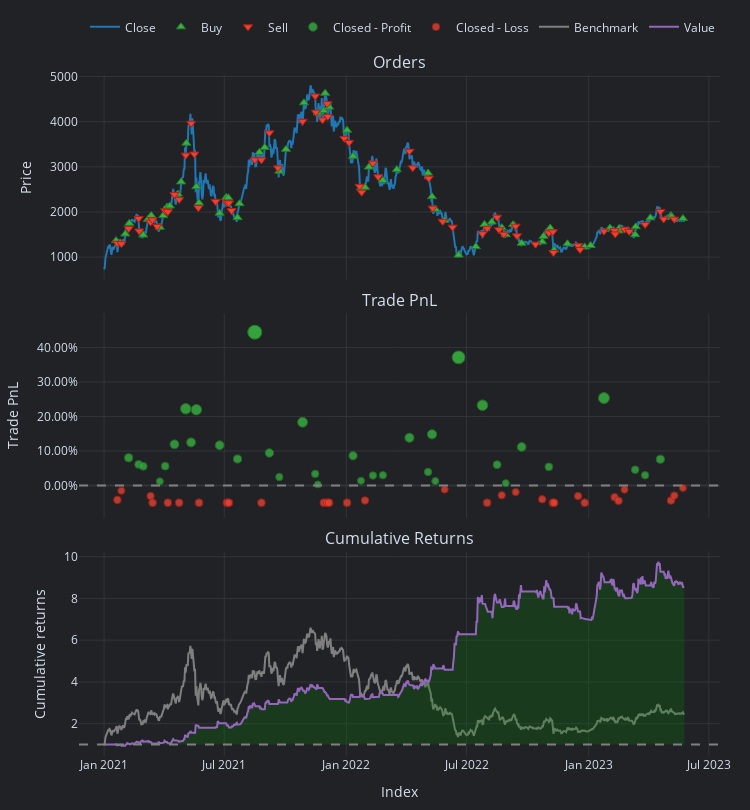

The cell this chart's notebook holds for it:
### Code cell
pf = vbt.Portfolio.from_signals(
    eth['Close'],
    entries = entries,
    exits = exits,
    short_entries = short_entries,
    short_exits = short_exits,
    freq = '1D',
    # tp_stop=0.1,
    # tsl_th = 0.10,
    tsl_stop=0.05,
    # sl_stop=0.10,

)
pf.stats()
pf.plot().show()

### Figure 1 — Plotly figure (JSON) as saved in the notebook; plotly's stock layout.template omitted (floating-point values rounded to 4 significant figures; data arrays with more than 128 entries replaced by an {"elided": "..."} marker saying what was removed)
{"data": [{"legendgroup": "0", "line": {"color": "#1f77b4"}, "mode": "lines", "name": "Close", "showlegend": true, "type": "scatter", "uid": "aabf3a0b-8e22-41c9-9831-62f0e424840e", "x": {"elided": "875 str values"}, "xaxis": "x", "y": {"elided": "875 float values"}, "yaxis": "y"}, {"customdata": {"elided": "65x9 mixed values"}, "hovertemplate": "<br>Order Id: %{customdata[0]}\n<br>Signal Index: %{customdata[1]}\n<br>Creation Index: %{customdata[2]}\n<br>Fill Index: %{customdata[3]}\n<br>Size: %{customdata[4]:,}\n<br>Price: %{customdata[5]:,}\n<br>Fees: %{customdata[6]:,}\n<br>Type: %{customdata[7]}\n<br>Stop Type: %{customdata[8]}", "marker": {"color": "#37B13F", "line": {"color": "rgb(38,123,44)", "width": 1}, "size": 8, "symbol": "triangle-up"}, "mode": "markers", "name": "Buy", "type": "scatter", "uid": "6e6138ef-c4ce-4bc4-8309-a4b287f68b47", "x": ["2021-01-19T00:00:00+00:00", "2021-01-25T00:00:00+00:00", "2021-02-02T00:00:00+00:00", "2021-02-08T00:00:00+00:00", "2021-03-01T00:00:00+00:00", "2021-03-08T00:00:00+00:00", "2021-03-13T00:00:00+00:00", "2021-03-26T00:00:00+00:00", "2021-03-31T00:00:00+00:00", "2021-04-06T00:00:00+00:00", "2021-04-10T00:00:00+00:00", "2021-04-22T00:00:00+00:00", "2021-04-27T00:00:00+00:00", "2021-05-05T00:00:00+00:00", "2021-05-20T00:00:00+00:00", "2021-05-24T00:00:00+00:00", "2021-06-24T00:00:00+00:00", "2021-07-04T00:00:00+00:00", "2021-07-07T00:00:00+00:00", "2021-07-21T00:00:00+00:00", "2021-07-24T00:00:00+00:00", "2021-08-23T00:00:00+00:00", "2021-08-31T00:00:00+00:00", "2021-09-22T00:00:00+00:00", "2021-10-02T00:00:00+00:00", "2021-10-29T00:00:00+00:00", "2021-11-19T00:00:00+00:00", "2021-11-28T00:00:00+00:00", "2021-11-30T00:00:00+00:00", "2021-12-06T00:00:00+00:00", "2022-01-02T00:00:00+00:00", "2022-01-11T00:00:00+00:00", "2022-01-23T00:00:00+00:00", "2022-01-29T00:00:00+00:00", "2022-02-04T00:00:00+00:00", "2022-02-25T00:00:00+00:00", "2022-03-18T00:00:00+00:00", "2022-05-04T00:00:00+00:00", "2022-05-10T00:00:00+00:00", "2022-05-15T00:00:00+00:00", "2022-05-29T00:00:00+00:00", "2022-06-19T00:00:00+00:00", "2022-07-15T00:00:00+00:00", "2022-07-28T00:00:00+00:00", "2022-08-08T00:00:00+00:00", "2022-08-23T00:00:00+00:00", "2022-08-29T00:00:00+00:00", "2022-09-09T00:00:00+00:00", "2022-09-22T00:00:00+00:00", "2022-10-23T00:00:00+00:00", "2022-10-25T00:00:00+00:00", "2022-11-04T00:00:00+00:00", "2022-11-10T00:00:00+00:00", "2022-11-30T00:00:00+00:00", "2022-12-26T00:00:00+00:00", "2023-01-04T00:00:00+00:00", "2023-02-02T00:00:00+00:00", "2023-02-15T00:00:00+00:00", "2023-02-16T00:00:00+00:00", "2023-03-12T00:00:00+00:00", "2023-03-13T00:00:00+00:00", "2023-04-04T00:00:00+00:00", "2023-05-05T00:00:00+00:00", "2023-05-06T00:00:00+00:00", "2023-05-23T00:00:00+00:00"], "xaxis": "x", "y": [1365.0, 1318.0, 1512.0, 1750.0, 1490.0, 1833.0, 1922.0, 1661.0, 1919.0, 2112.0, 2133.0, 2398.0, 2666.0, 3524.0, 2561.0, 2201.0, 1973.0, 2323.0, 2317.0, 1875.0, 2185.0, 3321.0, 3429.0, 2904.0, 3388.0, 4419.0, 4197.0, 4243.0, 4630.0, 4323.0, 3812.0, 3235.0, 2533.0, 2545.0, 2995.0, 2696.0, 2939.0, 2863.0, 2340.0, 2058.0, 1814.0, 1045.0, 1231.0, 1725.0, 1777.0, 1655.0, 1498.0, 1718.0, 1308.0, 1339.0, 1460.0, 1645.0, 1158.0, 1294.0, 1226.0, 1257.0, 1643.0, 1581.0, 1638.0, 1498.0, 1673.0, 1870.0, 1922.0, 1896.0, 1854.0], "yaxis": "y"}, {"customdata": {"elided": "64x9 mixed values"}, "hovertemplate": "<br>Order Id: %{customdata[0]}\n<br>Signal Index: %{customdata[1]}\n<br>Creation Index: %{customdata[2]}\n<br>Fill Index: %{customdata[3]}\n<br>Size: %{customdata[4]:,}\n<br>Price: %{customdata[5]:,}\n<br>Fees: %{customdata[6]:,}\n<br>Type: %{customdata[7]}\n<br>Stop Type: %{customdata[8]}", "marker": {"color": "#EA4335", "line": {"color": "rgb(181,31,18)", "width": 1}, "size": 8, "symbol": "triangle-down"}, "mode": "markers", "name": "Sell", "type": "scatter", "uid": "2f47f551-9a5b-4644-823a-e2e5a4d28879", "x": ["2021-01-21T00:00:00+00:00", "2021-01-27T00:00:00+00:00", "2021-02-07T00:00:00+00:00", "2021-02-22T00:00:00+00:00", "2021-02-23T00:00:00+00:00", "2021-03-12T00:00:00+00:00", "2021-03-15T00:00:00+00:00", "2021-03-22T00:00:00+00:00", "2021-04-03T00:00:00+00:00", "2021-04-07T00:00:00+00:00", "2021-04-17T00:00:00+00:00", "2021-04-24T00:00:00+00:00", "2021-05-04T00:00:00+00:00", "2021-05-12T00:00:00+00:00", "2021-05-17T00:00:00+00:00", "2021-05-23T00:00:00+00:00", "2021-06-18T00:00:00+00:00", "2021-07-05T00:00:00+00:00", "2021-07-08T00:00:00+00:00", "2021-07-12T00:00:00+00:00", "2021-08-16T00:00:00+00:00", "2021-08-26T00:00:00+00:00", "2021-09-07T00:00:00+00:00", "2021-09-20T00:00:00+00:00", "2021-10-27T00:00:00+00:00", "2021-11-15T00:00:00+00:00", "2021-11-16T00:00:00+00:00", "2021-11-26T00:00:00+00:00", "2021-12-03T00:00:00+00:00", "2021-12-04T00:00:00+00:00", "2021-12-29T00:00:00+00:00", "2022-01-05T00:00:00+00:00", "2022-01-21T00:00:00+00:00", "2022-01-24T00:00:00+00:00", "2022-02-10T00:00:00+00:00", "2022-02-18T00:00:00+00:00", "2022-04-06T00:00:00+00:00", "2022-04-11T00:00:00+00:00", "2022-05-05T00:00:00+00:00", "2022-05-11T00:00:00+00:00", "2022-05-26T00:00:00+00:00", "2022-06-10T00:00:00+00:00", "2022-07-25T00:00:00+00:00", "2022-08-01T00:00:00+00:00", "2022-08-16T00:00:00+00:00", "2022-08-19T00:00:00+00:00", "2022-08-26T00:00:00+00:00", "2022-09-13T00:00:00+00:00", "2022-09-15T00:00:00+00:00", "2022-10-13T00:00:00+00:00", "2022-11-02T00:00:00+00:00", "2022-11-08T00:00:00+00:00", "2022-11-09T00:00:00+00:00", "2022-12-16T00:00:00+00:00", "2022-12-19T00:00:00+00:00", "2023-01-24T00:00:00+00:00", "2023-02-09T00:00:00+00:00", "2023-02-10T00:00:00+00:00", "2023-02-24T00:00:00+00:00", "2023-03-03T00:00:00+00:00", "2023-03-27T00:00:00+00:00", "2023-04-19T00:00:00+00:00", "2023-04-24T00:00:00+00:00", "2023-05-10T00:00:00+00:00"], "xaxis": "x", "y": [1308.0, 1298.0, 1633.0, 1857.0, 1578.0, 1777.0, 1826.0, 1681.0, 2027.0, 2007.0, 2388.0, 2278.0, 3259.0, 3965.0, 3283.0, 2096.0, 2234.0, 2207.0, 2201.0, 2032.0, 3156.0, 3155.0, 3753.0, 2977.0, 4009.0, 4568.0, 4210.0, 4041.0, 4399.0, 4117.0, 3630.0, 3541.0, 2568.0, 2439.0, 3082.0, 2779.0, 3346.0, 2980.0, 2748.0, 2085.0, 1792.0, 1663.0, 1518.0, 1638.0, 1884.0, 1609.0, 1508.0, 1685.0, 1473.0, 1287.0, 1539.0, 1563.0, 1103.0, 1255.0, 1168.0, 1576.0, 1587.0, 1513.0, 1618.0, 1569.0, 1723.0, 2013.0, 1842.0, 1841.0], "yaxis": "y"}, {"customdata": {"elided": "35x5 mixed values"}, "hovertemplate": "<br>Exit Trade Id: %{customdata[0]}\n<br>Position Id: %{customdata[1]}\n<br>Exit Index: %{customdata[2]}\n<br>PnL: %{customdata[3]:,}\n<br>Return: %{customdata[4]:,%}", "marker": {"color": "#37B13F", "line": {"color": "rgb(38,123,44)", "width": 1}, "opacity": [0.7762, 0.7697, 0.7678, 0.753, 0.768, 0.7895, 0.8246, 0.7914, 0.8236, 0.7886, 0.7751, 0.9, 0.781, 0.7573, 0.8113, 0.7604, 0.75, 0.7783, 0.7536, 0.7588, 0.7591, 0.796, 0.7623, 0.7994, 0.7533, 0.8752, 0.828, 0.7695, 0.7512, 0.7869, 0.7673, 0.8351, 0.7645, 0.759, 0.7748], "size": [8.224, 7.921, 7.833, 7.14, 7.84, 8.845, 10.48, 8.933, 10.44, 8.802, 8.17, 14, 8.447, 7.34, 9.86, 7.484, 7, 8.319, 7.169, 7.41, 7.425, 9.146, 7.572, 9.305, 7.154, 12.84, 10.64, 7.908, 7.057, 8.724, 7.807, 10.97, 7.675, 7.421, 8.158], "symbol": "circle"}, "mode": "markers", "name": "Closed - Profit", "type": "scatter", "uid": "4906b428-981e-4b94-8965-9bfa9e3cb3e3", "x": ["2021-02-07T00:00:00+00:00", "2021-02-22T00:00:00+00:00", "2021-03-01T00:00:00+00:00", "2021-03-26T00:00:00+00:00", "2021-04-03T00:00:00+00:00", "2021-04-17T00:00:00+00:00", "2021-05-04T00:00:00+00:00", "2021-05-12T00:00:00+00:00", "2021-05-20T00:00:00+00:00", "2021-06-24T00:00:00+00:00", "2021-07-21T00:00:00+00:00", "2021-08-16T00:00:00+00:00", "2021-09-07T00:00:00+00:00", "2021-09-22T00:00:00+00:00", "2021-10-27T00:00:00+00:00", "2021-11-15T00:00:00+00:00", "2021-11-19T00:00:00+00:00", "2022-01-11T00:00:00+00:00", "2022-01-23T00:00:00+00:00", "2022-02-10T00:00:00+00:00", "2022-02-25T00:00:00+00:00", "2022-04-06T00:00:00+00:00", "2022-05-04T00:00:00+00:00", "2022-05-10T00:00:00+00:00", "2022-05-15T00:00:00+00:00", "2022-06-19T00:00:00+00:00", "2022-07-25T00:00:00+00:00", "2022-08-16T00:00:00+00:00", "2022-08-29T00:00:00+00:00", "2022-09-22T00:00:00+00:00", "2022-11-02T00:00:00+00:00", "2023-01-24T00:00:00+00:00", "2023-03-12T00:00:00+00:00", "2023-03-27T00:00:00+00:00", "2023-04-19T00:00:00+00:00"], "xaxis": "x2", "y": [0.08027, 0.06119, 0.05561, 0.01192, 0.05608, 0.1195, 0.2226, 0.125, 0.2198, 0.1168, 0.07691, 0.4447, 0.09436, 0.02455, 0.1835, 0.03365, 0.003092, 0.08632, 0.01377, 0.02897, 0.02988, 0.1385, 0.03918, 0.1485, 0.01283, 0.3717, 0.2327, 0.06039, 0.006685, 0.1118, 0.054, 0.2536, 0.04568, 0.02967, 0.07612], "yaxis": "y2"}, {"customdata": {"elided": "30x5 mixed values"}, "hovertemplate": "<br>Exit Trade Id: %{customdata[0]}\n<br>Position Id: %{customdata[1]}\n<br>Exit Index: %{customdata[2]}\n<br>PnL: %{customdata[3]:,}\n<br>Return: %{customdata[4]:,%}", "marker": {"color": "#EA4335", "line": {"color": "rgb(181,31,18)", "width": 1}, "opacity": [0.7632, 0.7542, 0.7594, 0.7659, 0.7659, 0.7659, 0.7659, 0.7659, 0.7659, 0.7659, 0.7659, 0.7659, 0.7659, 0.7659, 0.7637, 0.753, 0.7659, 0.7586, 0.7554, 0.7626, 0.7659, 0.7659, 0.7594, 0.7659, 0.7605, 0.7641, 0.753, 0.7638, 0.7589, 0.7514], "size": [7.615, 7.194, 7.437, 7.744, 7.744, 7.744, 7.744, 7.744, 7.744, 7.744, 7.744, 7.744, 7.744, 7.744, 7.641, 7.14, 7.744, 7.403, 7.254, 7.586, 7.744, 7.744, 7.438, 7.744, 7.488, 7.658, 7.142, 7.643, 7.415, 7.065], "symbol": "circle"}, "mode": "markers", "name": "Closed - Loss", "type": "scatter", "uid": "a8f03322-0a66-4872-98aa-c179e926920c", "x": ["2021-01-21T00:00:00+00:00", "2021-01-27T00:00:00+00:00", "2021-03-12T00:00:00+00:00", "2021-03-15T00:00:00+00:00", "2021-04-07T00:00:00+00:00", "2021-04-24T00:00:00+00:00", "2021-05-24T00:00:00+00:00", "2021-07-05T00:00:00+00:00", "2021-07-08T00:00:00+00:00", "2021-08-26T00:00:00+00:00", "2021-11-28T00:00:00+00:00", "2021-12-03T00:00:00+00:00", "2021-12-06T00:00:00+00:00", "2022-01-02T00:00:00+00:00", "2022-01-29T00:00:00+00:00", "2022-05-29T00:00:00+00:00", "2022-08-01T00:00:00+00:00", "2022-08-23T00:00:00+00:00", "2022-09-13T00:00:00+00:00", "2022-10-23T00:00:00+00:00", "2022-11-08T00:00:00+00:00", "2022-11-10T00:00:00+00:00", "2022-12-16T00:00:00+00:00", "2022-12-26T00:00:00+00:00", "2023-02-09T00:00:00+00:00", "2023-02-15T00:00:00+00:00", "2023-02-24T00:00:00+00:00", "2023-05-05T00:00:00+00:00", "2023-05-10T00:00:00+00:00", "2023-05-23T00:00:00+00:00"], "xaxis": "x2", "y": [-0.04191, -0.01533, -0.03065, -0.05, -0.05, -0.05, -0.05, -0.05, -0.05, -0.05, -0.05, -0.05, -0.05, -0.05, -0.04353, -0.01194, -0.05, -0.02848, -0.0191, -0.04008, -0.05, -0.05, -0.03075, -0.05, -0.03386, -0.04457, -0.01205, -0.04367, -0.02926, -0.007176], "yaxis": "y2"}, {"legendgroup": "1", "line": {"color": "#7f7f7f"}, "mode": "lines", "name": "Benchmark", "showlegend": true, "type": "scatter", "uid": "3ae3e710-b6a5-42be-8e85-b3f22a45f5d2", "x": {"elided": "875 str values"}, "xaxis": "x3", "y": {"elided": "875 float values"}, "yaxis": "y3"}, {"hoverinfo": "skip", "line": {"color": "rgba(0, 0, 0, 0)", "width": 0}, "mode": "lines", "opacity": 0, "showlegend": false, "type": "scatter", "uid": "1301be35-2bee-467f-9380-42c72e873f9a", "x": {"elided": "875 str values"}, "xaxis": "x3", "y": {"elided": "875 int values"}, "yaxis": "y3"}, {"connectgaps": false, "fill": "tonexty", "fillcolor": "rgba(0, 128, 0, 0.25)", "hoverinfo": "skip", "line": {"color": "rgba(0, 0, 0, 0)", "width": 0}, "mode": "lines", "opacity": 0, "showlegend": false, "type": "scatter", "uid": "23bdf28a-3e5b-4d64-b79c-5393581dc544", "x": {"elided": "875 str values"}, "xaxis": "x3", "y": {"elided": "875 float values"}, "yaxis": "y3"}, {"hoverinfo": "skip", "line": {"color": "rgba(0, 0, 0, 0)", "width": 0}, "mode": "lines", "opacity": 0, "showlegend": false, "type": "scatter", "uid": "a33aea68-e69e-4003-8a04-c8a2bc23e2c0", "x": {"elided": "875 str values"}, "xaxis": "x3", "y": {"elided": "875 int values"}, "yaxis": "y3"}, {"connectgaps": false, "fill": "tonexty", "fillcolor": "rgba(255, 0, 0, 0.25)", "hoverinfo": "skip", "line": {"color": "rgba(0, 0, 0, 0)", "width": 0}, "mode": "lines", "opacity": 0, "showlegend": false, "type": "scatter", "uid": "ff7a78af-68eb-40b0-aee4-1c0dc5cceec4", "x": {"elided": "875 str values"}, "xaxis": "x3", "y": {"elided": "875 float values"}, "yaxis": "y3"}, {"legendgroup": "2", "line": {"color": "#9467bd"}, "mode": "lines", "name": "Value", "showlegend": true, "type": "scatter", "uid": "95a3ed49-e746-4da2-8196-6d472b8e9ab0", "x": {"elided": "875 str values"}, "xaxis": "x3", "y": {"elided": "875 float values"}, "yaxis": "y3"}, {"hoverinfo": "skip", "line": {"color": "rgba(0, 0, 0, 0)", "width": 0}, "mode": "lines", "opacity": 0, "showlegend": false, "type": "scatter", "uid": "8f7bc025-b60c-451d-a009-87fda6a25860", "x": {"elided": "875 str values"}, "xaxis": "x3", "y": {"elided": "875 int values"}, "yaxis": "y3"}], "layout": {"annotations": [{"font": {"size": 16}, "showarrow": false, "text": "Orders", "x": 0.5, "xanchor": "center", "xref": "paper", "y": 1, "yanchor": "bottom", "yref": "paper"}, {"font": {"size": 16}, "showarrow": false, "text": "Trade PnL", "x": 0.5, "xanchor": "center", "xref": "paper", "y": 0.6502, "yanchor": "bottom", "yref": "paper"}, {"font": {"size": 16}, "showarrow": false, "text": "Cumulative Returns", "x": 0.5, "xanchor": "center", "xref": "paper", "y": 0.3004, "yanchor": "bottom", "yref": "paper"}], "height": 810, "legend": {"orientation": "h", "traceorder": "normal", "x": 1, "xanchor": "right", "y": 1.049, "yanchor": "bottom"}, "margin": {"b": 30, "l": 30, "r": 30, "t": 30}, "shapes": [{"line": {"color": "gray", "dash": "dash"}, "type": "line", "x0": 0, "x1": 1, "xref": "paper", "y0": 0, "y1": 0, "yref": "y2"}, {"line": {"color": "gray", "dash": "dash"}, "type": "line", "x0": 0, "x1": 1, "xref": "paper", "y0": 1, "y1": 1, "yref": "y3"}], "showlegend": true, "width": 750, "xaxis": {"anchor": "y", "domain": [0, 1], "matches": "x3", "showticklabels": false}, "xaxis2": {"anchor": "y2", "domain": [0, 1], "matches": "x3", "showticklabels": false}, "xaxis3": {"anchor": "y3", "domain": [0, 1], "title": {"text": "Index"}}, "yaxis": {"anchor": "x", "domain": [0.6996, 1], "title": {"text": "Price"}}, "yaxis2": {"anchor": "x2", "domain": [0.3498, 0.6502], "tickformat": ".2%", "title": {"text": "Trade PnL"}}, "yaxis3": {"anchor": "x3", "domain": [0, 0.3004], "title": {"text": "Cumulative returns"}}}}
